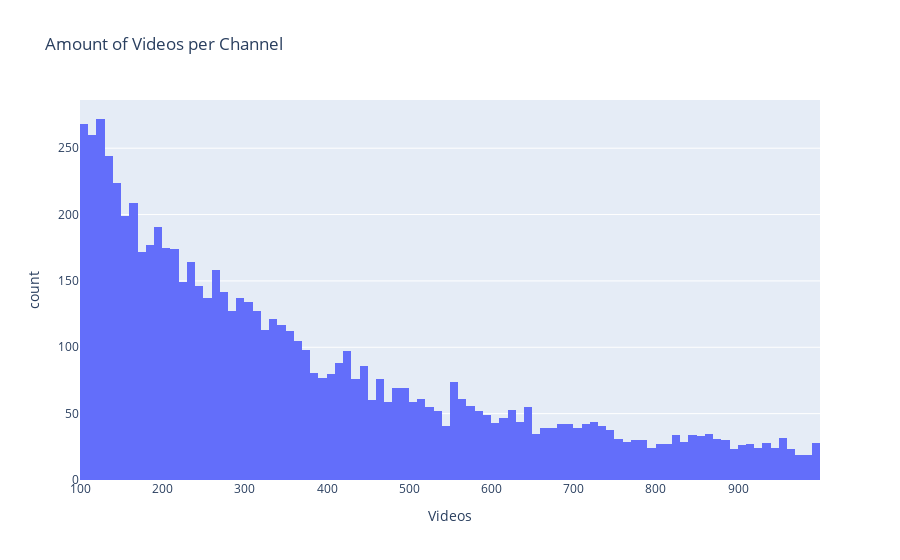

This figure's notebook cell:
### Code cell
px.histogram(title='Amount of Videos per Channel',data_frame = vids_df
            ,x = 'Videos',
             nbins = 100)

### Figure 1 — Plotly figure (JSON) as saved in the notebook; plotly's stock layout.template omitted (floating-point values rounded to 4 significant figures; data arrays with more than 128 entries replaced by an {"elided": "..."} marker saying what was removed)
{"data": [{"alignmentgroup": "True", "bingroup": "x", "hovertemplate": "Videos=%{x}<br>count=%{y}<extra></extra>", "legendgroup": "", "marker": {"color": "#636efa"}, "name": "", "nbinsx": 100, "offsetgroup": "", "orientation": "v", "showlegend": false, "type": "histogram", "x": {"elided": "7470 int values"}, "xaxis": "x", "yaxis": "y"}], "layout": {"barmode": "relative", "legend": {"tracegroupgap": 0}, "title": {"text": "Amount of Videos per Channel"}, "xaxis": {"anchor": "y", "domain": [0, 1], "title": {"text": "Videos"}}, "yaxis": {"anchor": "x", "domain": [0, 1], "title": {"text": "count"}}}}
